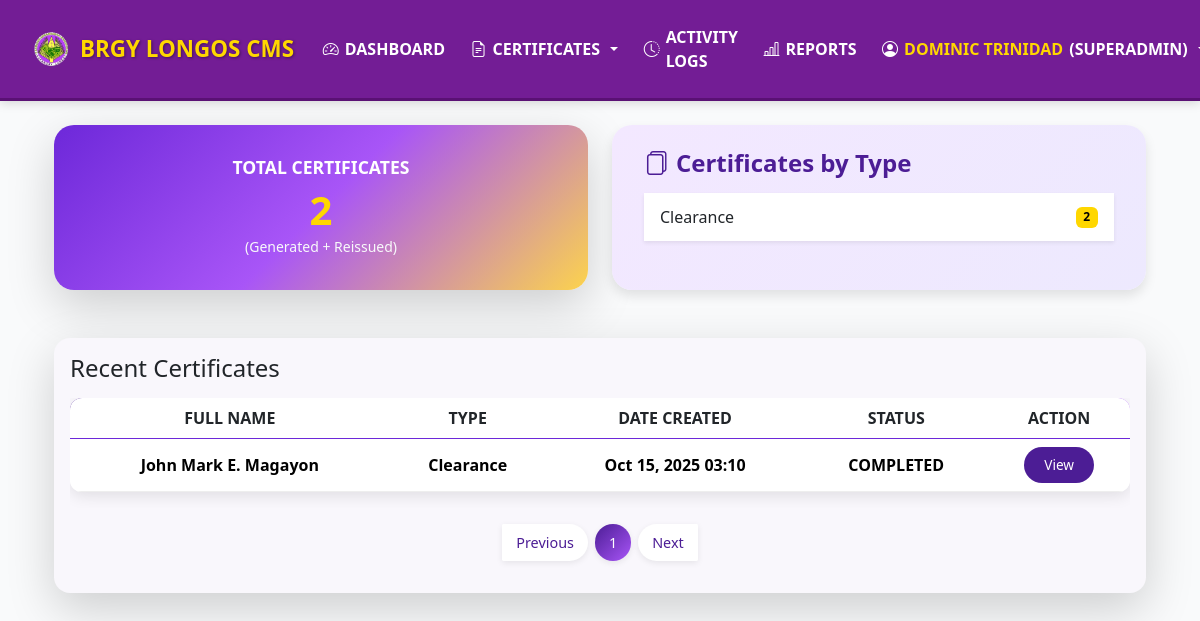
/certificates/dashboard/ (signed in), run on an earlier commit of the app's database.
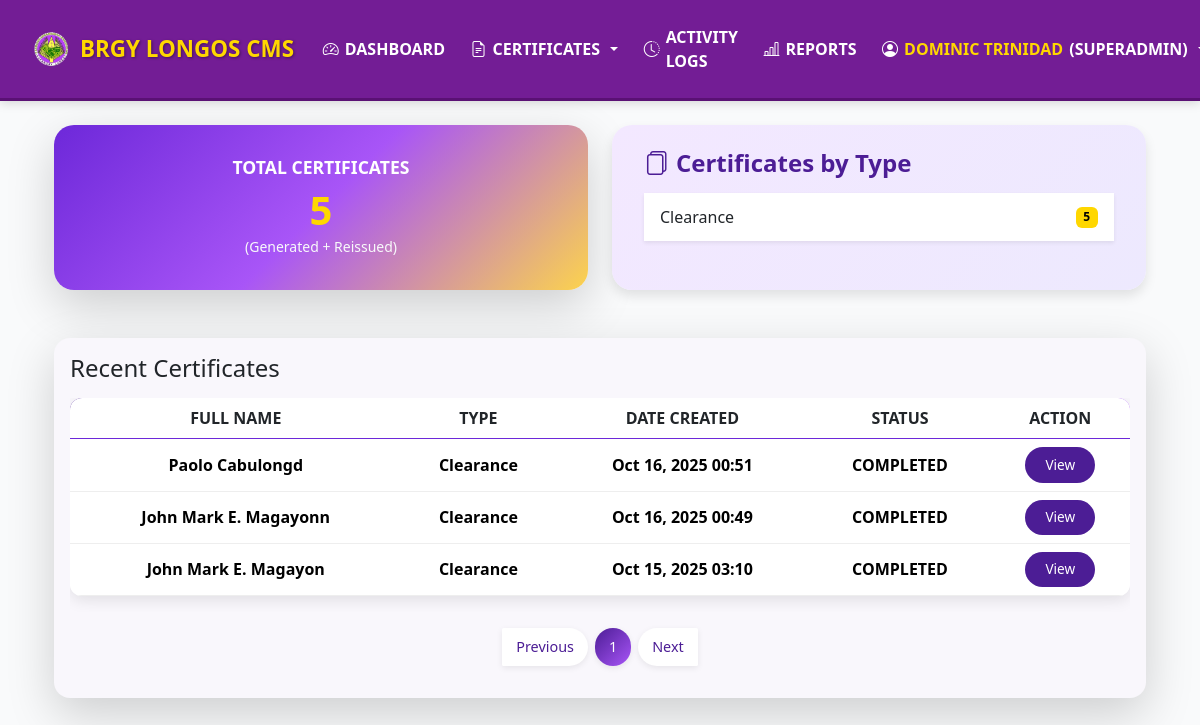
And on a later commit of the database.
### certificates/models.py (models this page shows, shortened)
class Certificate(models.Model):
    unique_id = models.CharField(max_length=20, unique=True, editable=False, blank=True, null=True)
    full_name = models.CharField(max_length=255, blank=True, null=True)
    address = models.CharField(max_length=255, blank=True, null=True)
    age = models.IntegerField(blank=True, null=True)
    occupation = models.CharField(max_length=255, blank=True, null=True)
    purpose = models.CharField(max_length=255, blank=True, null=True)
    resident_since = models.CharField(max_length=50, blank=True, null=True)
    document_type = models.CharField(max_length=50, choices=DOCUMENT_CHOICES, default="residency")
    status = models.CharField(max_length=50, choices=STATUS_CHOICES, default="PENDING")
    generated_docx = models.FileField(upload_to="generated/docx/", blank=True, null=True)
    generated_pdf = models.FileField(upload_to="generated/pdf/", blank=True, null=True)
    verification_token = models.UUIDField(default=uuid.uuid4, editable=False)
    expiration_date = models.DateTimeField(blank=True, null=True)
    created_at = models.DateTimeField(auto_now_add=True)
    reissue_date = models.DateTimeField(blank=True, null=True)
    reissued = models.BooleanField(default=False)

### certificates/decorators.py (the view)
        def wrapper(request, *args, **kwargs):
            if not request.user.is_authenticated:
                messages.error(request, "Please log in first.")
                return redirect('certificates:login')  # Namespaced URL
            if hasattr(request.user, 'profile'):
                role = request.user.profile.role
            else:
                role = 'staff'
            if request.user.is_superuser or role in allowed_roles:
                return view_func(request, *args, **kwargs)
            messages.error(request, "You don't have permission to access this page.")
            return redirect('certificates:dashboard')  # Namespaced URL

### certificates/templates/certificates/dashboard.html (shortened to what the changed rows need)
{% extends "certificates/base.html" %}
{% load static %}
{% block content %}
<div class="container mt-4">
    <div class="stats-row">
        <div class="stat-card shadow-lg total-card">
            <div class="card-body text-center">
                <h4 class="card-title">TOTAL CERTIFICATES</h4>
                <span class="display-3 fw-bold text-yellow">{{ total_certs|default:"0" }}</span>
                <div><small class="text-light">(Generated + Reissued)</small></div>
            </div>
        </div>
        <div class="type-card">
            <div class="card-body">
                <ul class="list-group list-group-flush">
                    {% for c in cert_counts %}
                        <li class="list-group-item d-flex justify-content-between align-items-center shadow-sm">
                            <span>{{ c.document_type|title }}</span>
                            <span class="badge bg-yellow">{{ c.total }}</span>
                        </li>
                    {% empty %}
                        <li class="list-group-item">No certificates yet.</li>
                    {% endfor %}
                </ul>
            </div>
        </div>
    </div>
    <div class="card mt-5 shadow-lg rounded-4 recent-card">
        <div class="card-body">
            <div class="table-responsive">
                <table class="table table-hover align-middle">
                    <thead>
                        <tr>
                            <th class="text-center">Full Name</th>
                            <th class="text-center">Type</th>
                            <th class="text-center">Date Created</th>
                            <th class="text-center">Status</th>
                            <th class="text-center">Action</th>
                        </tr>
                    </thead>
                    <tbody>
                        {% for cert in recent_certs %}
                            <tr>
                                <td class="text-center">{{ cert.full_name }}</td>
                                <td class="text-center">{{ cert.document_type|title }}</td>
                                <td class="text-center">{{ cert.created_at|date:"M d, Y H:i" }}</td>
                                <td class="text-center">{{ cert.status|upper }}</td>
                                <td class="text-center">
                                    <a href="{% url 'certificates:certificate_detail' cert.pk %}" class="btn btn-sm btn-violet">View</a>
                                </td>
                            </tr>
                        {% empty %}
                            <tr><td colspan="5" class="text-center">No recent certificates.</td></tr>
                        {% endfor %}
                    </tbody>
                </table>
            </div>
            <div class="d-flex justify-content-center mt-3">
                <nav aria-label="Page navigation">
                    <ul class="pagination pagination-sm custom-pagination">
                        {% for num in recent_certs.paginator.page_range %}
                            {% if num == 1 or num == recent_certs.paginator.num_pages or num >= recent_certs.number|add:-2 and num <= recent_certs.number|add:2 %}
                                <li class="page-item {% if recent_certs.number == num %}active{% endif %}">
                                    <a class="page-link" href="?page={{ num }}">{{ num }}</a>
                                </li>
                            {% elif num == recent_certs.number|add:-3 or num == recent_certs.number|add:3 %}
                                <li class="page-item disabled"><span class="page-link">…</span></li>
                            {% endif %}
                        {% endfor %}
                    </ul>
                </nav>
            </div>
        </div>
    </div>
</div>
{% endblock %}

What changed in the data, as far as the page shows it:
added Certificate: full_name "Paolo Cabulongd", document_type "Clearance", created_at "Oct 16, 2025 00:51", status "COMPLETED"
added Certificate: full_name "John Mark E. Magayonn", document_type "Clearance", created_at "Oct 16, 2025 00:49", status "COMPLETED"
Also different on the page:
{{ total_certs|default:"0" }}: "2" → "5"
new list line: "Clearance 5"
list line gone: "Clearance 2"
